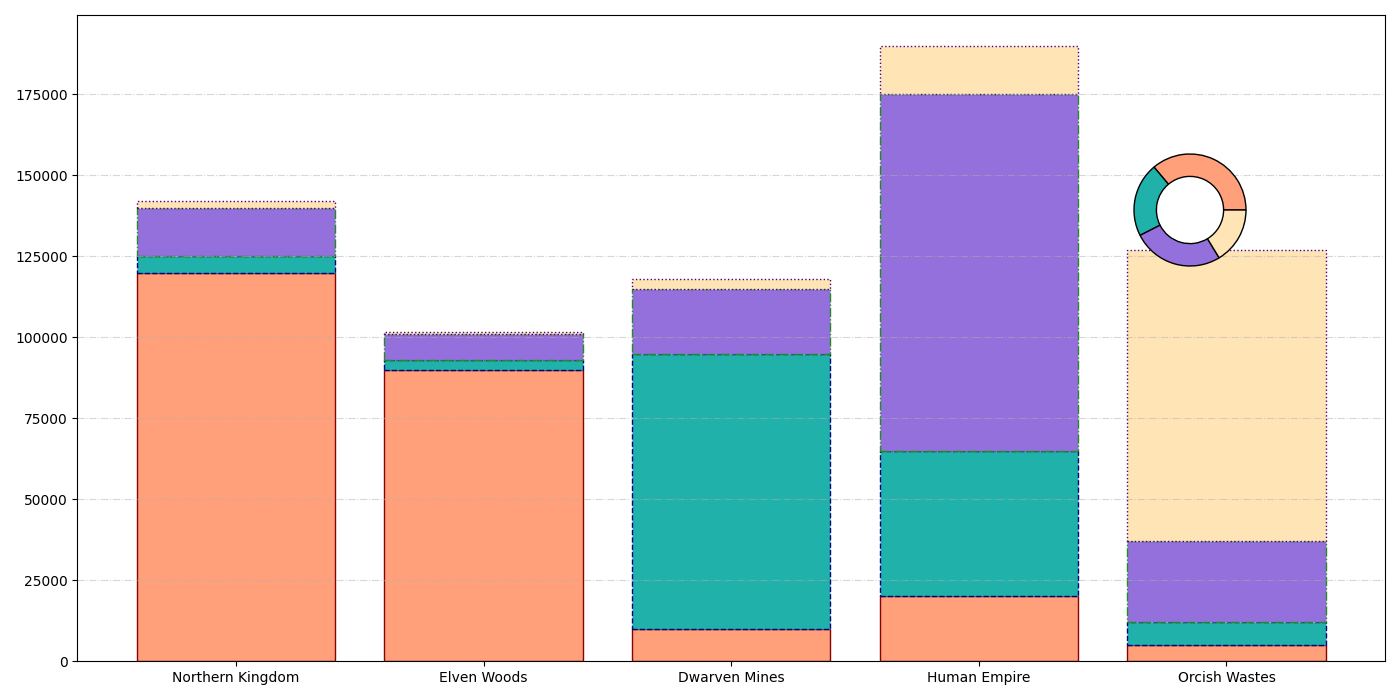

Write Python code to recreate this figure.
import matplotlib.pyplot as plt
import numpy as np

regions = ['Northern Kingdom', 'Elven Woods', 'Dwarven Mines', 'Human Empire', 'Orcish Wastes']
elves_population = [120000, 90000, 10000, 20000, 5000]
dwarves_population = [5000, 3000, 85000, 45000, 7000]
humans_population = [15000, 8000, 20000, 110000, 25000]
orcs_population = [2000, 500, 3000, 15000, 90000]

# New set of colors for the chart
new_colors = ['#FFA07A', '#20B2AA', '#9370DB', '#FFE4B5']

fig, ax = plt.subplots(figsize=(14, 7))

ax.bar(regions, elves_population, color=new_colors[0], edgecolor='darkred', linestyle='-')
ax.bar(regions, dwarves_population, bottom=elves_population, color=new_colors[1], edgecolor='navy', linestyle='--')
ax.bar(regions, humans_population, bottom=np.array(elves_population) + np.array(dwarves_population), color=new_colors[2], edgecolor='forestgreen', linestyle='-.')
ax.bar(regions, orcs_population, bottom=np.array(elves_population) + np.array(dwarves_population) + np.array(humans_population), color=new_colors[3], edgecolor='indigo', linestyle=':')

ax.yaxis.grid(True, linestyle='-.', alpha=0.5)

species = ['Elves', 'Dwarves', 'Humans', 'Orcs']
population_totals = [sum(elves_population), sum(dwarves_population), sum(humans_population), sum(orcs_population)]

inset_ax = fig.add_axes([0.75, 0.6, 0.2, 0.2], aspect=1)
inset_ax.pie(population_totals, colors=new_colors, wedgeprops=dict(width=0.4, edgecolor='black'))

plt.tight_layout()
plt.show()
